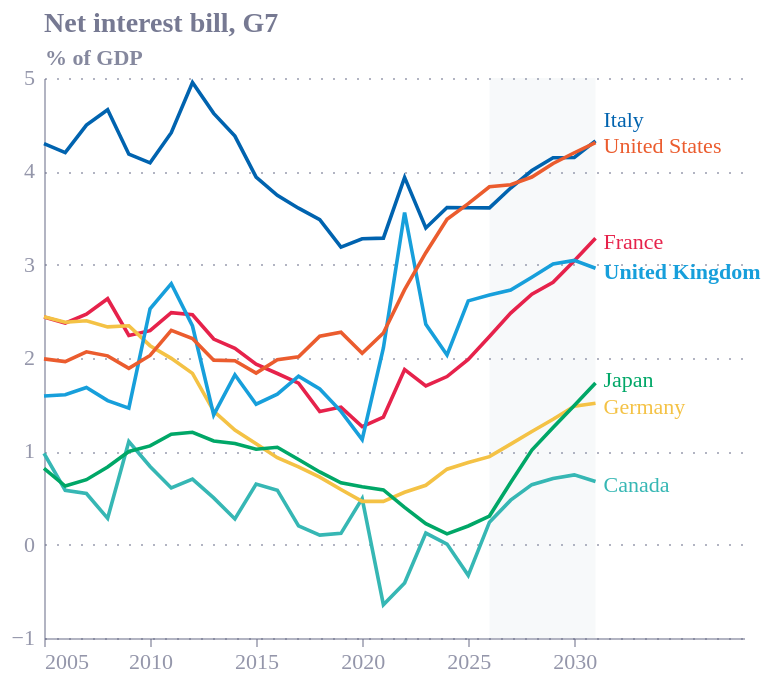

Specify this chart in Vega-Lite:
### Vega-Lite specification from a JSON file in a GitHub repository (floating-point values rounded to 4 significant figures; data arrays with more than 128 entries replaced by an {"elided": "..."} marker saying what was removed)
{"config": {"font": "Circular Std", "text": {"color": "#676A86", "align": "left", "baseline": "middle", "dx": 7, "dy": 0, "fontSize": 11}, "view": {"stroke": null, "continuousWidth": 400, "continuousHeight": 300, "discreteWidth": 400, "discreteHeight": 300}, "range": {"category": ["#36B7B4", "#E6224B", "#F4C245", "#0063AF", "#00A767", "#179FDB", "#EB5C2E"], "diverging": ["#E6224B", "#E54753", "#C9C9C9", "#179FDB", "#122B39"], "heatmap": ["#C9C9C9", "#179FDB", "#0063AF", "#122B39"], "ordinal": ["#00A767", "#36B7B4", "#179FDB", "#0063AF", "#243B5A"]}, "bar": {"color": "#179fdb"}, "line": {"color": "#e6224b"}, "rule": {"color": "#676A86"}, "area": {"opacity": 0.3}, "point": {"filled": true, "size": 80, "color": "#e6224b", "opacity": 0.95}, "geoshape": {"stroke": "white", "strokeWidth": 0.3}, "rect": {"fill": "#d6d4d4", "opacity": 0.3}, "axis": {"labelColor": "#676A86", "labelFontSize": 11, "labelFont": "Circular Std", "labelOpacity": 0.7, "tickColor": "#676A86", "tickOpacity": 0.5, "domainColor": "#676A86", "domainOpacity": 0.5, "gridColor": "#676A86", "gridDash": [2, 2], "gridOpacity": 0.5, "title": null, "titleColor": "#676A86", "titleOpacity": 0.8, "tickSize": 4}, "axisXDiscrete": {"grid": false, "labelAngle": 0, "tickCount": 10, "tickOpacity": 0.5, "title": null}, "axisYDiscrete": {"ticks": false, "labelPadding": 5}, "axisXTemporal": {"grid": false, "ticks": true}, "axisXQuantitative": {"grid": true}, "axisYQuantitative": {"gridColor": "#676A86", "gridDash": [1, 5], "gridOpacity": 0.5, "ticks": false, "labelPadding": 5, "tickCount": 8, "titleAngle": 0, "titleAlign": "left", "titleBaseline": "bottom", "titleX": 0, "titleY": -5}, "title": {"color": "#676A86E6", "subtitleColor": "#676A86", "font": "Circular Std", "subtitleFont": "Circular Std", "anchor": "start", "fontSize": 14, "subtitleFontSize": 12, "subtitlePadding": 4, "offset": 0, "frame": "group"}, "legend": {"titleColor": "#122b39", "title": null, "labelColor": "#122b39", "labelFontSize": 11}}, "layer": [{"data": {"name": "data-299fd636835b322b8f833680d9e1c5ab"}, "mark": {"type": "rect", "color": "#94a3b8", "opacity": 0.07}, "encoding": {"x": {"axis": {"format": "d", "grid": false, "values": [2005, 2010, 2015, 2020, 2025, 2030]}, "field": "a", "scale": {"domain": [2005, 2038], "zero": false}, "title": null, "type": "quantitative"}, "x2": {"field": "b"}}}, {"data": {"name": "data-de0dc8390c2d92a7e1ac42fb6215f98f"}, "mark": {"type": "line", "strokeWidth": 1.8}, "encoding": {"color": {"field": "country", "legend": null, "type": "nominal"}, "x": {"axis": {"format": "d", "grid": false, "values": [2005, 2010, 2015, 2020, 2025, 2030]}, "field": "year", "scale": {"domain": [2005, 2038], "zero": false}, "title": null, "type": "quantitative"}, "y": {"field": "interest", "title": "% of GDP", "type": "quantitative"}}}, {"data": {"name": "data-7e91e08eb25c6d40326e0710d38120e6"}, "mark": {"type": "text", "align": "left", "dx": 4, "fontSize": 11}, "encoding": {"color": {"field": "country", "legend": null, "type": "nominal"}, "text": {"field": "country", "type": "nominal"}, "x": {"field": "year", "scale": {"domain": [2005, 2038], "zero": false}, "type": "quantitative"}, "y": {"field": "ylab", "type": "quantitative"}}, "transform": [{"filter": "datum.country != 'United Kingdom'"}]}, {"data": {"name": "data-7e91e08eb25c6d40326e0710d38120e6"}, "mark": {"type": "text", "align": "left", "dx": 4, "fontSize": 11, "fontWeight": "bold"}, "encoding": {"color": {"field": "country", "legend": null, "type": "nominal"}, "text": {"field": "country", "type": "nominal"}, "x": {"field": "year", "scale": {"domain": [2005, 2038], "zero": false}, "type": "quantitative"}, "y": {"field": "ylab", "type": "quantitative"}}, "transform": [{"filter": "datum.country == 'United Kingdom'"}]}], "height": 280, "title": "Net interest bill, G7", "width": 350, "$schema": "https://vega.github.io/schema/vega-lite/v6.4.1.json", "datasets": {"data-299fd636835b322b8f833680d9e1c5ab": [{"a": 2026, "b": 2031}], "data-de0dc8390c2d92a7e1ac42fb6215f98f": {"elided": "189 records"}, "data-7e91e08eb25c6d40326e0710d38120e6": [{"country": "Canada", "year": 2031, "interest": 0.677, "ylab": 0.6306}, {"country": "Germany", "year": 2031, "interest": 1.516, "ylab": 1.47}, {"country": "Japan", "year": 2031, "interest": 1.732, "ylab": 1.75}, {"country": "United Kingdom", "year": 2031, "interest": 2.961, "ylab": 2.915}, {"country": "France", "year": 2031, "interest": 3.283, "ylab": 3.237}, {"country": "United States", "year": 2031, "interest": 4.308, "ylab": 4.262}, {"country": "Italy", "year": 2031, "interest": 4.327, "ylab": 4.542}]}}
